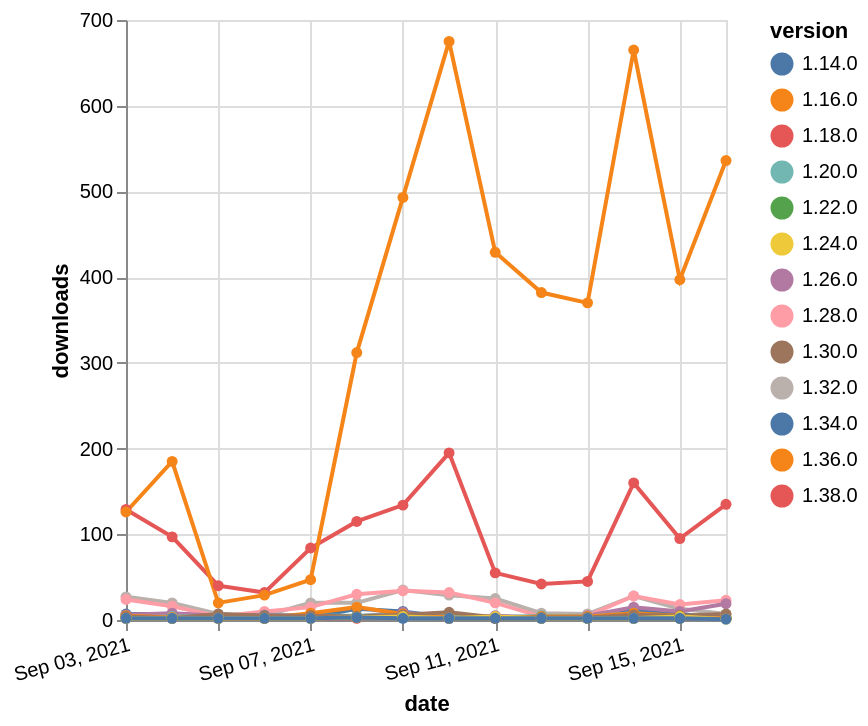

Vega-Lite specification for this chart:
### Vega-Lite specification from a JSON file in a GitHub repository (floating-point values rounded to 4 significant figures; data arrays with more than 128 entries replaced by an {"elided": "..."} marker saying what was removed)
{"$schema": "https://vega.github.io/schema/vega-lite/v5.json", "description": "A simple bar chart with embedded data.", "data": {"values": {"elided": "182 records"}}, "width": "container", "mark": {"type": "line", "point": {"filled": true}}, "encoding": {"x": {"field": "date", "type": "temporal", "timeUnit": "yearmonthdate", "title": "date", "axis": {"labelAngle": -15}}, "y": {"field": "delta", "type": "quantitative", "title": "downloads"}, "color": {"field": "version", "type": "nominal"}, "tooltip": {"field": "delta"}}}
